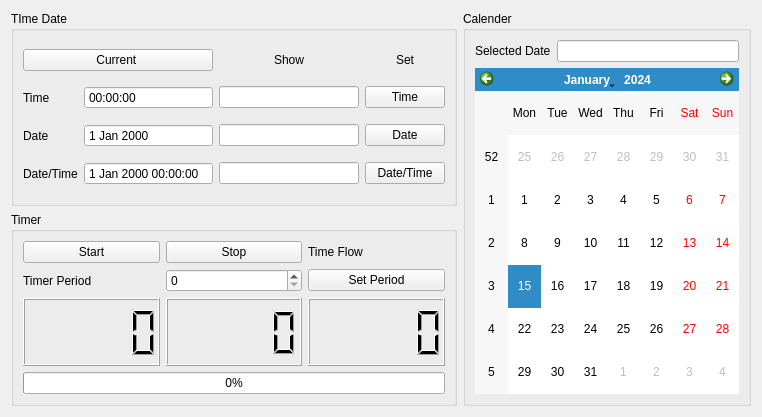
<?xml version="1.0" encoding="UTF-8"?>
<ui version="4.0">
 <class>Widget</class>
 <widget class="QWidget" name="Widget">
  <property name="geometry">
   <rect>
    <x>0</x>
    <y>0</y>
    <width>762</width>
    <height>417</height>
   </rect>
  </property>
  <property name="windowTitle">
   <string>Widget</string>
  </property>
  <layout class="QGridLayout" name="gridLayout">
   <item row="1" column="0">
    <widget class="QGroupBox" name="groupBox_3">
     <property name="title">
      <string>Timer</string>
     </property>
     <layout class="QGridLayout" name="gridLayout_4">
      <item row="1" column="2">
       <widget class="QPushButton" name="btnPeriod">
        <property name="text">
         <string>Set Period</string>
        </property>
       </widget>
      </item>
      <item row="0" column="2">
       <widget class="QLabel" name="labelFlow">
        <property name="text">
         <string>Time Flow</string>
        </property>
       </widget>
      </item>
      <item row="2" column="1">
       <widget class="QLCDNumber" name="lcdMin"/>
      </item>
      <item row="0" column="0">
       <widget class="QPushButton" name="btnStart">
        <property name="text">
         <string>Start</string>
        </property>
       </widget>
      </item>
      <item row="1" column="0">
       <widget class="QLabel" name="label_10">
        <property name="text">
         <string>Timer Period</string>
        </property>
       </widget>
      </item>
      <item row="2" column="2">
       <widget class="QLCDNumber" name="lcdSec"/>
      </item>
      <item row="0" column="1">
       <widget class="QPushButton" name="btnStop">
        <property name="text">
         <string>Stop</string>
        </property>
       </widget>
      </item>
      <item row="2" column="0">
       <widget class="QLCDNumber" name="lcdHour"/>
      </item>
      <item row="1" column="1">
       <widget class="QSpinBox" name="spinBox">
        <property name="maximum">
         <number>1000</number>
        </property>
       </widget>
      </item>
      <item row="3" column="0" colspan="3">
       <widget class="QProgressBar" name="progressBar">
        <property name="value">
         <number>0</number>
        </property>
       </widget>
      </item>
     </layout>
    </widget>
   </item>
   <item row="0" column="1" rowspan="2">
    <widget class="QGroupBox" name="groupBox_2">
     <property name="title">
      <string>Calender</string>
     </property>
     <layout class="QGridLayout" name="gridLayout_2">
      <item row="0" column="0">
       <widget class="QLabel" name="label_8">
        <property name="text">
         <string>Selected Date</string>
        </property>
       </widget>
      </item>
      <item row="0" column="1">
       <widget class="QLineEdit" name="lineEditSeletedDate"/>
      </item>
      <item row="1" column="0" colspan="2">
       <widget class="QCalendarWidget" name="calendarWidget"/>
      </item>
     </layout>
    </widget>
   </item>
   <item row="0" column="0">
    <widget class="QGroupBox" name="groupBox">
     <property name="title">
      <string>TIme Date</string>
     </property>
     <layout class="QGridLayout" name="gridLayout_3">
      <item row="4" column="1">
       <widget class="QDateTimeEdit" name="dateTimeEdit">
        <property name="buttonSymbols">
         <enum>QAbstractSpinBox::NoButtons</enum>
        </property>
        <property name="currentSection">
         <enum>QDateTimeEdit::DaySection</enum>
        </property>
       </widget>
      </item>
      <item row="3" column="0">
       <widget class="QLabel" name="label_3">
        <property name="text">
         <string>Date</string>
        </property>
       </widget>
      </item>
      <item row="2" column="1">
       <widget class="QTimeEdit" name="timeEdit">
        <property name="buttonSymbols">
         <enum>QAbstractSpinBox::NoButtons</enum>
        </property>
       </widget>
      </item>
      <item row="3" column="2">
       <widget class="QLineEdit" name="lineEditDate">
        <property name="sizePolicy">
         <sizepolicy hsizetype="Expanding" vsizetype="Fixed">
          <horstretch>0</horstretch>
          <verstretch>0</verstretch>
         </sizepolicy>
        </property>
       </widget>
      </item>
      <item row="2" column="0">
       <widget class="QLabel" name="label_2">
        <property name="text">
         <string>Time</string>
        </property>
       </widget>
      </item>
      <item row="4" column="2">
       <widget class="QLineEdit" name="lineEditDateTime">
        <property name="sizePolicy">
         <sizepolicy hsizetype="Expanding" vsizetype="Fixed">
          <horstretch>0</horstretch>
          <verstretch>0</verstretch>
         </sizepolicy>
        </property>
       </widget>
      </item>
      <item row="0" column="2">
       <widget class="QLabel" name="label">
        <property name="sizePolicy">
         <sizepolicy hsizetype="Minimum" vsizetype="Preferred">
          <horstretch>0</horstretch>
          <verstretch>0</verstretch>
         </sizepolicy>
        </property>
        <property name="minimumSize">
         <size>
          <width>140</width>
          <height>0</height>
         </size>
        </property>
        <property name="text">
         <string>Show</string>
        </property>
        <property name="alignment">
         <set>Qt::AlignCenter</set>
        </property>
       </widget>
      </item>
      <item row="3" column="1">
       <widget class="QDateEdit" name="dateEdit">
        <property name="buttonSymbols">
         <enum>QAbstractSpinBox::NoButtons</enum>
        </property>
       </widget>
      </item>
      <item row="2" column="2">
       <widget class="QLineEdit" name="lineEditTime">
        <property name="sizePolicy">
         <sizepolicy hsizetype="Expanding" vsizetype="Fixed">
          <horstretch>0</horstretch>
          <verstretch>0</verstretch>
         </sizepolicy>
        </property>
       </widget>
      </item>
      <item row="0" column="0" colspan="2">
       <widget class="QPushButton" name="btnCurrent">
        <property name="text">
         <string>Current </string>
        </property>
       </widget>
      </item>
      <item row="4" column="0">
       <widget class="QLabel" name="label_4">
        <property name="text">
         <string>Date/Time</string>
        </property>
       </widget>
      </item>
      <item row="2" column="3">
       <widget class="QPushButton" name="btnTime">
        <property name="text">
         <string>Time</string>
        </property>
       </widget>
      </item>
      <item row="3" column="3">
       <widget class="QPushButton" name="btnDate">
        <property name="text">
         <string>Date</string>
        </property>
       </widget>
      </item>
      <item row="4" column="3">
       <widget class="QPushButton" name="btnDateTime">
        <property name="text">
         <string>Date/Time</string>
        </property>
       </widget>
      </item>
      <item row="0" column="3">
       <widget class="QLabel" name="label_5">
        <property name="text">
         <string>Set</string>
        </property>
        <property name="alignment">
         <set>Qt::AlignCenter</set>
        </property>
       </widget>
      </item>
     </layout>
    </widget>
   </item>
  </layout>
 </widget>
 <resources/>
 <connections/>
</ui>
